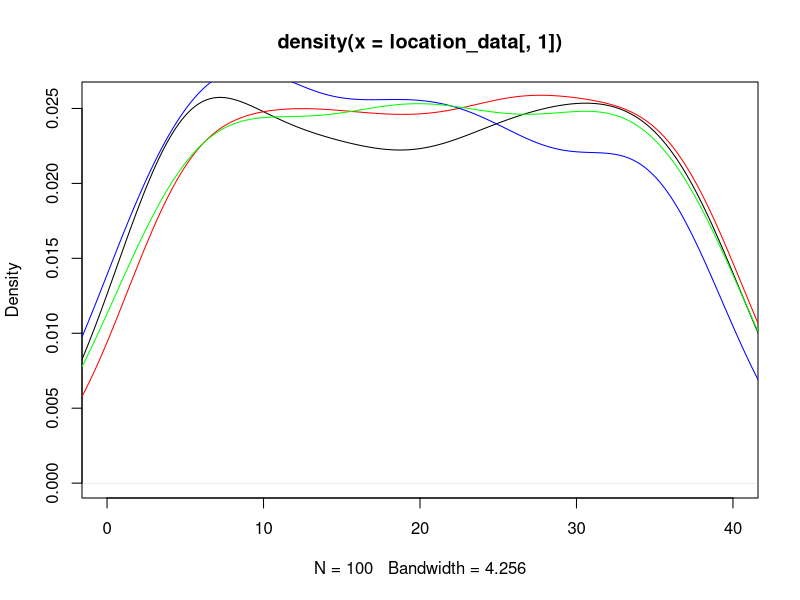
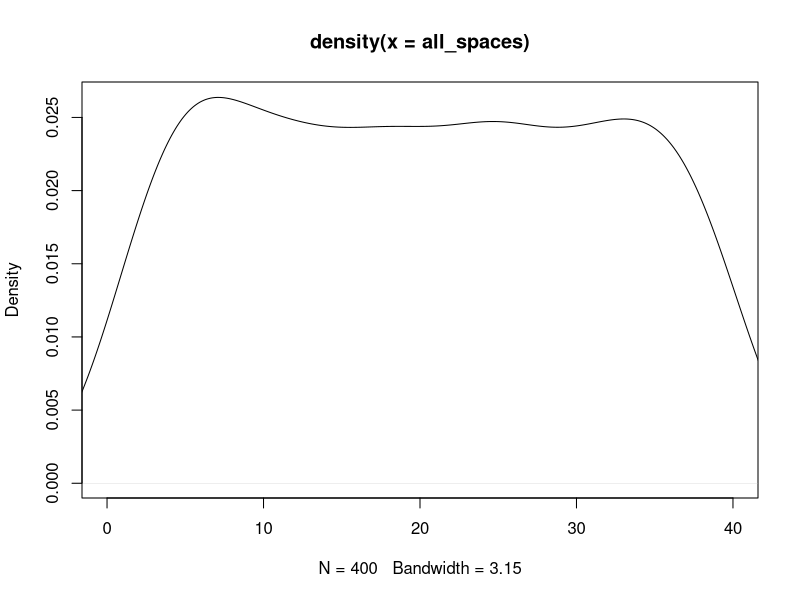
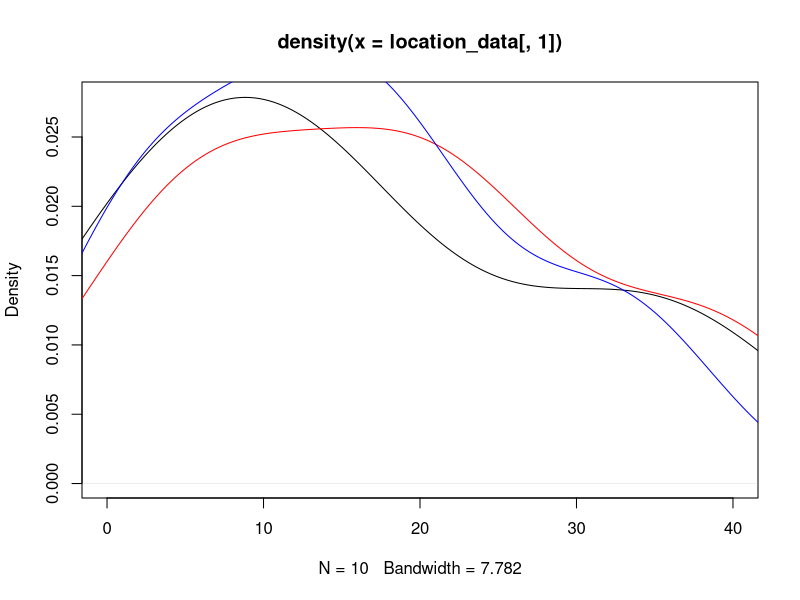
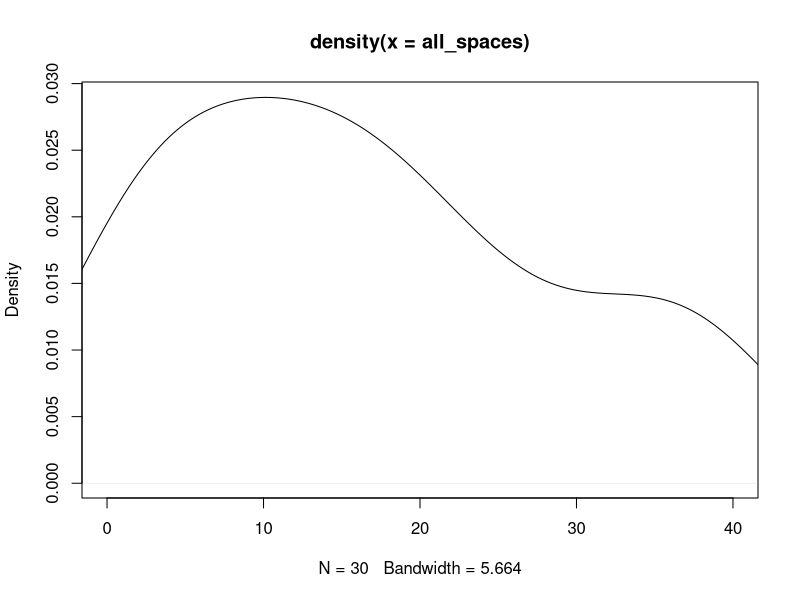

The R script that drew these images, in order: (Note: this script raises an error after producing the figures.)
## ---- chunk 1
knitr::opts_chunk$set(echo = TRUE)
## ---- chunk 2
#libraries
library(dplyr)
library(ggplot2)
## ---- chunk 3
#Kayleigh
##LET'S GET MOVING

monopolyBoard <- read.csv("MonopolyBoard.csv", header = T)
monopolyBoard

# Using dice rolls to determine where a player will land on the board
#input: "location"; a number 1-40; where the player is on the board
#output: the amount of spaces the player will move until they are on their new location

#note that this is only accounting for standard dice rolls, no special rules yet...

lets_move = function(location) {
  dice_roll_1 <- sample(1:6, 1, replace = TRUE)
  dice_roll_2 <- sample(1:6, 1, replace = TRUE)
  
  roll_total <- sum(dice_roll_1, dice_roll_2)
  roll_double <- dice_roll_1 == dice_roll_2
  
    location = location + roll_total
    
  if (location <= 40) {
    location = location
  } else {
    location = location - 40
  }
  
  space = monopolyBoard$name[monopolyBoard$spaces == location]
  
  print("You're moving forward...")
  print(roll_total)
  
  print("You're on space...")
  print(location)
  
  #print(space) #This prints out the name of the space that they land on. 
}

#testers
lets_move(1)
lets_move(25)
lets_move(38)
lets_move(40)



#A function to move players around the board and to play Monopoly!
#input: "turns"; the amount of turns we should take
#output: a player's new location on the board

lets_play = function(turns) {
  location = 1
  print("Starting Location: GO!")
  for (i in 1:turns) {
    location = lets_move(location)
  }
  print("You've landed on...")
  return(location)
}



lets_play(10) #tester #in this example if you look at a reference monopoly board and "walk" your way around the board with each move being the number in each output, you'll land on the space on the board corresponding to the final output (when counting "GO" as 1 and/or 40) 

#testers 
#"lets_move" and "lets_play" have both been edited to print out phrases for each roll and move to make it easier to determine how the player is moving. 
#"You're moving forward..." gives the player's roll
#"You're on space..." is the players position after 1 turn/"lets_move"
  # Later try to switch this print statement to the name of the spot that the player is on 
#"You've landed on..." gives the final location after running "lets_play" for "x" turns.
  # Later try to switch this print statement to the name of the spot that the player is on 

lets_play(3)
lets_play(10)

## ---- chunk 4
##DOUBLE DOWN

##WORK IN PROGRESS

#A function using dice rolls to determine how many spaces a player will move with the additional rules for "doubles" in Monopoly
#input: "location"; a number 1-40 where the player is on the board
#outut: the number of spaces the player will move on the board, with the special case of rolling three "doubles" and landing in jail
double_down = function(location) {
  dice_roll_1 <- sample(1:6, 1, replace = TRUE)
  dice_roll_2 <- sample(1:6, 1, replace = TRUE)
  
  roll_total <- sum(dice_roll_1, dice_roll_2)
  roll_double <- dice_roll_1 == dice_roll_2
  
  print("roll was")
  print(roll_total)
    
  if (roll_double) {
    
    dice_roll_3 <- sample(1:6, 1, replace = TRUE)
    dice_roll_4 <- sample(1:6, 1, replace = TRUE)
    
    roll_total_2 <- sum(dice_roll_3, dice_roll_4)
    roll_double_2 <- dice_roll_3 == dice_roll_4
    
    print("roll double was")
    print(roll_total_2)

    
    if (roll_double_2) {
      dice_roll_5 <- sample(1:6, 1, replace = TRUE)
      dice_roll_6 <- sample(1:6, 1, replace = TRUE)
      
      roll_total_3 <- sum(dice_roll_5, dice_roll_6)
      roll_double_3 <- dice_roll_5 == dice_roll_6
      
      print("roll double was")
      print(roll_total_3)
      
      if (roll_double_3) {
        location = 11 #Jail
        print("doubles, doubles, doubles")
        print("You're going to JAIL!")
        
      } else {
        location = location + roll_total + roll_total_2 + roll_total_3
        print("doubles, doubles, not doubles")
        print("You're moving forward...")
        print(roll_total + roll_total_2 + roll_total_3)
      }
    } else {
      location = location + roll_total + roll_total_2
      print("doubles, not doubles")
      print("You're moving forward...")
      print(roll_total+roll_total_2)
    }
  } else {
    location = location + roll_total
    print("no doubles")
    print("You're moving forward...")
    print(roll_total)
  }

    
  if (location <= 40) {
    location = location
  } else {
    location = location - 40
  }

  
  print("You're on space...")
  print(location)
}

double_down(1)
#text out in the function is kinda funky right but it's just to make sure its working right
#In final version switch all dice rolls to sample(1:6,...)

## ---- chunk 5
##CHANCE AND COMMUNITY CHEST CARDS
Card_Numbers <- c(1, 2, 3, 4, 5, 6, 7, 8, 9, 10, 11, 12, 13, 14, 15, 16)

Chance_Cards <- c("Advance to Boardwalk", "Advance to Go (Collect $200)", "Advance to Illinois Avenue. If you pass Go, collect $200", "Advance to St. Charles Place. If you pass Go, collect $200", "Advance to the nearest Railroad. If unowned, you may buy it from the Bank. If owned, pay owner twice the rental to which they are otherwise entitled", "Advance to the nearest Railroad. If unowned, you may buy it from the Bank. If owned, pay owner twice the rental to which they are otherwise entitled", "Advance token to nearest Utility. If unowned, you may buy it from the Bank. If owned, throw dice and pay owner a total ten times amount thrown", "Bank pays you dividend of $50", "Get Out of Jail Free", "Go Back 3 Spaces", "Go to Jail. Go directly to Jail, do not pass Go, do not collect $200", "Make general repairs on all your property. For each house pay $25. For each hotel pay $100", "Speeding fine $15", "Take a trip to Reading Railroad. If you pass Go, collect $200", "You have been elected Chairman of the Board. Pay each player $50", "Your building loan matures. Collect $150")

Chance <- data.frame(Chance_Cards, Card_Numbers)
Chance
##Chance cards to move a player to a new space:
  #1 -> Advance to Boardwalk (space 40)
  #2 -> Advance to Go (space 1)
  #3 -> Advance to Illinois Avenue (space 25)
  #4 -> Advance to St. Charles Place (space 12)
  #5 -> Advance to nearest Railroad (space(s) 6, 16, 26, 36)
  #6 -> Advance to nearest Railraod (space(s) 6, 16, 26, 36)
  #7 -> Advance to nearest Utility (space(s) 13, 29)
  #11 -> Go to Jail (space 11)
  #14 -> Take a trip to Reading Railroad (space 6)

Community_Chest_Cards <- c("Advance to Go (Collect $200)", "Bank error in your favor. Collect $200", "Doctor’s fee. Pay $50", "From sale of stock you get $50", "Get Out of Jail Free", "Go to Jail. Go directly to jail, do not pass Go, do not collect $200", "Holiday fund matures. Receive $100", "Income tax refund. Collect $20", "It is your birthday. Collect $10 from every player", "Life insurance matures. Collect $100", "Pay hospital fees of $100", "Pay school fees of $50", "Receive $25 consultancy fee", "You are assessed for street repair. $40 per house. $115 per hotel", "You have won second prize in a beauty contest. Collect $10", "You inherit $100")

Community_Chest <- data.frame(Community_Chest_Cards, Card_Numbers)
Community_Chest

##Community Chest Cards that move a player to a new space:
  #1 -> Advance to GO (space 1)
  #5 -> Go to Jail (space 11)

## ---- chunk 6
# heidi

#the function "who_goes_first" simulates the initial roll before the game begins in order to determine which player goes first
# input is a number of how many players are going to be playing
# output is the value of each players roll and the player that will start the game based on who had the highest roll
who_goes_first <- function(num_players){
  initial_rolls <- c()
  for (i in 1:num_players) {
    player_i_roll <- sum(sample(1:6, 2, replace=TRUE))
    initial_rolls <- c(initial_rolls, player_i_roll) # vector of every player's roll
    print(paste("Player", i, "rolled", player_i_roll))
  }
  cat("\n")
  if(sum(initial_rolls == max(initial_rolls)) >= 2){
    while (sum(initial_rolls == max(initial_rolls)) >= 2) { # if players tied for highest number
      tied_players <- which(initial_rolls==max(initial_rolls)) # identify which players tied
      print("It's a tie! Roll again")
      cat("\n")
      tie_breaker_rolls <- c()
      for (i in tied_players) { # tied players roll again
       player_i_roll2 <- sum(sample(1:6, 2, replace=TRUE))
       tie_breaker_rolls <- c(tie_breaker_rolls, player_i_roll2)
       print(paste("Player", i, "rolled", player_i_roll2))
      }
      initial_rolls <- tie_breaker_rolls
      highest_roll <- max(tie_breaker_rolls)
      highest_player2 <- tied_players[which(tie_breaker_rolls == highest_roll)]
    }
    cat("\n")
    print(paste("Player", highest_player2, "goes first!"))
  }
  else {
    highest_player <- which.max(initial_rolls) # who rolled the highest number
    print(paste("Player", highest_player, "goes first!"))
  }
}

who_goes_first(4) # test function

## ---- chunk 7
# Olivia
# Website for data: https://stat-jet-asu.github.io/Datasets/InstructorDescriptions/monopoly.html

monopolyBoard <- read.csv("MonopolyBoard.csv", header = T)
head(monopolyBoard)

# This section is for question number 2

# Kayleigh's lets_play function from above incorporating players and density plots
# uses lets_move function from above
# input: turns, # of turns to iterate through; players, number of players (2-4)
# output: density plot with a line for each player's frequency of spaces landed on 
# & density plot for the combined frequency of spaces landed on for all players

lets_play = function(turns, players) {
  location_data <- as.data.frame(matrix(nrow = turns, ncol = players))
  
for (j in 1:players) {
  location = 1
  
  for (i in 1:turns) {
    
    location = lets_move(location)
    location_data[i,j] <- location
    }
  }
  
  # creates density plot of frequency of landing on each space for each player
  plot(density(location_data[,1]), xlim = c(0,40), col = "black")
  
  colors <- c("red", "blue", "green")
  
  for (k in 2:players) {
  lines(density(location_data[,k]), col = colors[k-1]) # adds a density line for each player after the first
  }
  
  # creates density plot for total frequency landing on each space (all players spaces included)
  all_spaces <- as.vector(as.matrix(location_data))
  plot(density(all_spaces), xlim = c(0,40), col = "black")
  
}
lets_play(100, 4)

## ---- chunk 8
who_goes_first2 <- function(num_players){
  initial_rolls <- c()
  for (i in 1:num_players) {
    player_i_roll <- sum(sample(1:6, 2, replace=TRUE))
    initial_rolls <- c(initial_rolls, player_i_roll) # vector of every player's roll
#    print(paste("Player", i, "rolled", player_i_roll))
  }
  cat("\n")
  if(sum(initial_rolls == max(initial_rolls)) >= 2){
    while (sum(initial_rolls == max(initial_rolls)) >= 2) { # if players tied for highest number
      tied_players <- which(initial_rolls==max(initial_rolls)) # identify which players tied
#      print("It's a tie! Roll again")
#      cat("\n")
      tie_breaker_rolls <- c()
      for (i in tied_players) { # tied players roll again
       player_i_roll2 <- sum(sample(1:6, 2, replace=TRUE))
       tie_breaker_rolls <- c(tie_breaker_rolls, player_i_roll2)
#       print(paste("Player", i, "rolled", player_i_roll2))
      }
      initial_rolls <- tie_breaker_rolls
      highest_roll <- max(tie_breaker_rolls)
      highest_player2 <- tied_players[which(tie_breaker_rolls == highest_roll)]
    }
#    cat("\n")
#    print(paste("Player", highest_player2, "goes first!"))
  }
  else {
    highest_player <- which.max(initial_rolls) # who rolled the highest number
#    print(paste("Player", highest_player, "goes first!"))
#    return(highest_player)
  
    
  # creating player order
  player_order <- length(num_players)
  player_order[1] <- as.integer(highest_player)

 for (j in 2:num_players) {
    
  player_order[j] <- as.integer(player_order[j-1] + 1)
  if (player_order[j] > num_players) {
    player_order[j] <- 1
  }
 }
  print(player_order)
  }
  
  playerlist <- (list(highest_player, player_order))
  return(playerlist)
}

#who_goes_first2(4)

## ---- chunk 9
# Question number 3 -- including jail and double rolls

lets_move2 = function(location) {
  dice_roll_1 <- sample(1:6, 1, replace = TRUE)
  dice_roll_2 <- sample(1:6, 1, replace = TRUE)
  
  roll_total <- sum(dice_roll_1, dice_roll_2)
  roll_double <- dice_roll_1 == dice_roll_2
  
    location = location + roll_total # updates location to be previous location + roll total
    double3 = "false" # double3 is assigned "true" if the player double rolls 3x (as seen in if statement below), otherwise it is assigned "false" 
    
  # first double roll -> roll again
  if (roll_double == TRUE) {
    dice_roll_3 <- sample(1:6, 1, replace = TRUE)
    dice_roll_4 <- sample(1:6, 1, replace = TRUE)
    
    roll_total2 <- sum(dice_roll_3, dice_roll_4)
    roll_double2 <- dice_roll_3 == dice_roll_4
    
    location = location + roll_total2
    double3 = "false"
    
    # if player is at a location past 40, subtract 40 so they go back to the GO space at location "41"
    # this is included in each if statement below so that it applies if player has to roll again
    if (location <= 40) {
      location = location
    } else {
      location = location - 40
    }
     
      # second double roll -> roll again
      if (roll_double2 == TRUE) {
        dice_roll_5 <- sample(1:6, 1, replace = TRUE)
        dice_roll_6 <- sample(1:6, 1, replace = TRUE)
    
        roll_total3 <- sum(dice_roll_5, dice_roll_6)
        roll_double3 <- dice_roll_5 == dice_roll_6
    
        location = location + roll_total3
        double3 = "false"
        
        if (location <= 40) {
          location = location
        } else {
          location = location - 40
        }
        
        # third double roll -> go to jail
          if (roll_double3 == TRUE) {
            location = monopolyBoard$spaces[monopolyBoard$name == "Jail"]
            double3 = "true"
          }
      }
  }  
    
  if (location <= 40) {
    location = location
  } else {
    location = location - 40
  }
  
  listdata <- (list(location, double3)) # creates list for outputs "location" and "double3"
  # if you need to access location from this function, use lets_move2(location)[[1]]
  # if you need to access double3, use lets_move2(double3)[[2]]
  return(listdata)
  
}



# lets_play2 is currently set up to have each player go thru all their turns and then move onto the next player
# probably need to fix this for question 5

## ---- chunk 10

lets_play2 = function(turns, players) {
  
  
  location_data <- as.data.frame(matrix(nrow = turns, ncol = players)) # dataframe will keep data for locations of players for each turn
  double3data <- as.data.frame(matrix(nrow = turns, ncol = players)) # dataframe will say "true" if player double rolled 3x (which lands them in jail) and "false" if they didn't double roll 3x
  
    # puts players in order
    colnames(location_data) <- who_goes_first2(players)[[2]]
  
    location = 1 # each player starts at location 1
    location_data[1,] <- location
    double3 = 0 # initializing "double3" which will be later assigned a "true" or "false" based on if player double rolled 3x
  
    for (i in 2:turns) { # iterates through number of turns
      
        for (j in 1:players) { # rotates through each player
          
        location = lets_move2(location_data[i-1,j])[[1]] # takes location from lets_move2 function and assigns it to location
        location_data[i,j] <- as.integer(location) # puts location value into the dataframe of locations for each player
        double3data[i,j] <- lets_move2(double3)[[2]] # takes "true" or "false" value from double3 and adds it to double3data dataframe
        
      # deals with landing in jail from "go to jail" space and staying there for next 3 turns
      if (31 %in% location_data[i-1,j]) { # if you landed on 31 in the last turn (i-1 turn), you go to jail (space 11) for the ith turn
        location <- 11
        location_data[i,j] <- as.integer(location) # new location is 11
      } else if (11 %in% location_data[i-1,j] & 31 %in% location_data[i-2,j]) { # if you were on space 11 last turn AND you were on space 31 2 turns ago, you stay in jail (space 11) for turn i
        location <- 11
        location_data[i,j] <- as.integer(location)
      } else if (11 %in% location_data[i-2,j] & 31 %in% location_data[i-3,j]) {
        location <- 11
        location_data[i,j] <- as.integer(location)
      }
        
      # landing in jail from 3x double roll and staying there for next 3 turns
      if (11 %in% location_data[i,j] & "true" %in% double3data[i-1,j]) { # if player's location is 11 (jail) and double3data is"true" (player double rolled 3x), player stays in jail. all 3 if/else if statements keep player in jail for the next 3 turns
        location <- 11
        location_data[i,j] <- as.integer(location)
      } else if (11 %in% location_data[i-1,j] & "true" %in% double3data[i-2,j]) { # 
        location <- 11
        location_data[i,j] <- as.integer(location)
      } else if (11 %in% location_data[i-2,j] & "true" %in% double3data[i-3,j]) {
        location <- 11
        location_data[i,j] <- as.integer(location)
      }
        
    }
  }
  print(location_data)
  
  # creates density plot of frequency of landing on each space for each player
  plot(density(location_data[,1]), xlim = c(0,40), col = "black")
  
  colors <- c("red", "blue", "green")
  
  for (k in 2:players) {
    lines(density(location_data[,k]), col = colors[k-1]) # adds a density line for each player after the first
  }
  
  # creates density plot for total frequency landing on each space (all players spaces included)
  all_spaces <- as.vector(as.matrix(location_data))
  plot(density(all_spaces), xlim = c(0,40), col = "black")
  
}
 
lets_play2(10, 3)

# how should we go about recording spaces landed on when double rolls occur?

## ---- chunk 11
#4 - Kayleigh and Maddie 
#Chance - spaces 8, 23, 37
#Community Chest - spaces 3, 18, 34
Chance

Drawing_Chance = function(location) {
  location = location
  draw_card <- sample(1:16, 1, replace = TRUE)
  player_card <- Chance$Chance_Cards[draw_card]
  print(player_card)

  
      if(draw_card == 1) {
        location = 1
      }
      
      if(draw_card == 2) {
        location = 1
      }
      
      if(draw_card == 3) {
        location = 25
      }
  
      if(draw_card == 4){
        location = 12
      }
    
      if(draw_card == 5){
        if(location >= 37 && location <= 5){
              location = 6
            } else {
              if (location >= 6 && location <= 15){
                location = 16
              } else {
                if(location >= 16 && location <= 25){
                  location = 26
                } else {
                  location = 36
                }
              }
            }
    }
  
    if(draw_card == 6){
        if(location >= 37 && location <= 5){
              location = 6
            } else {
              if (location >= 6 && location <= 15){
                location = 16
              } else {
                if(location >= 16 && location <= 25){
                  location = 26
                } else {
                  location = 36
                }
              }
            }
    }
  
    if(draw_card == 7){
        if(location >= 29 && location <= 12){
              location = 13
            } else {
              location = 29
    }
  }
  
    if(draw_card == 11) {
      location = 11
    }
  
    if(draw_card == 14) {
      location = 6
    }
  
    if(draw_card == 10) {
      location = location - 3
    }
  
    location = location
    return(location)
}

Drawing_Chance(8)
Drawing_Chance(23)
Drawing_Chance(37)

Drawing_Community_Chest = function(location) {
  location = location
  draw_card_chest <- sample(1:16, 1, replace = TRUE)
  player_card_chest <- Community_Chest$Community_Chest_Cards[draw_card_chest]
  print(player_card_chest)
  print(location)
  
  if (draw_card_chest == 1) {
    location = 1
  } else {
    if (draw_card_chest == 6) {
    location = 11
    } else {
      location = location
    }
  
  }
  
  location = location 
  return(location)
}

Drawing_Community_Chest(3)
Drawing_Community_Chest(18)
Drawing_Community_Chest(34)

lets_move3 = function(location) {
  dice_roll_1 <- sample(1:6, 1, replace = TRUE)
  dice_roll_2 <- sample(1:6, 1, replace = TRUE)
  
  roll_total <- sum(dice_roll_1, dice_roll_2)
  roll_double <- dice_roll_1 == dice_roll_2
  
    location = location + roll_total
    double3 = "false"
  
  print("your roll total is...")
  print(roll_total)

  if (location <= 40) {
      location = location
  } else {
      location = location - 40
  }
   
  print("your location is...")
  print(location)
  
  if(location == 8 || location == 23 || location == 27) {
    location = Drawing_Chance(location)
    print("your location is...")
    print(location)
  }
  
  if(location == 3 || location == 18 || location == 34) {
    location = Drawing_Community_Chest(location)
    print("your location is...")
    print(location)
  }
    
  # first double roll -> roll again
  if (roll_double == TRUE) {
    dice_roll_3 <- sample(1:6, 1, replace = TRUE)
    dice_roll_4 <- sample(1:6, 1, replace = TRUE)
    
    roll_total2 <- sum(dice_roll_3, dice_roll_4)
    roll_double2 <- dice_roll_3 == dice_roll_4
    
    location = location + roll_total2
    double3 = "false"
    print("1 double")
    
    if (location <= 40) {
      location = location
    } else {
      location = location - 40
    }
    
    
    if(location == 8 || location == 23 || location == 27) {
    location = Drawing_Chance(location)
    }
  
  if(location == 3 || location == 18 || location == 34) {
    location = Drawing_Community_Chest(location)
    }
     
      # second double roll -> roll again
      if (roll_double2 == TRUE) {
        dice_roll_5 <- sample(1:6, 1, replace = TRUE)
        dice_roll_6 <- sample(1:6, 1, replace = TRUE)
    
        roll_total3 <- sum(dice_roll_5, dice_roll_6)
        roll_double3 <- dice_roll_5 == dice_roll_6
    
        location = location + roll_total3
        double3 = "false"
        print("2 doubles")
        
        if (location <= 40) {
          location = location
        } else {
          location = location - 40
        }
        
        if(location == 8 || location == 23 || location == 27) {
          location = Drawing_Chance(location)
        }
  
        if(location == 3 || location == 18 || location == 34) {
          location = Drawing_Community_Chest(location)
         
        }
        
        # third double roll -> go to jail
          if (roll_double3 == TRUE) {
            location = monopolyBoard$spaces[monopolyBoard$name == "Jail"]
            double3 = "true"
            print("three doubles")
          }
      }
  }  
   
  location = location 
  
  print("your location is...")
  print(location)
  listdata <- (list(location, double3))
  return(listdata)
  
}

lets_move3(1)

lets_play3 = function(turns, players) {
  
  location_data <- as.data.frame(matrix(nrow = turns, ncol = players))
  double3data <- as.data.frame(matrix(nrow = turns, ncol = players))
  
  for (j in 1:players) {
    location = 1
    double3 = 0
  
    for (i in 1:turns) {
      
        location = lets_move2(location)[[1]]
        location_data[i,j] <- as.integer(location)
        double3data[i,j] <- lets_move3(double3)[[2]]
        
      # deals with landing in jail from "go to jail" space and staying there for next 3 turns
      if (31 %in% location_data[i-1,j]) { # if you land on 31 (go to jail), next location is in jail (space 11)
        location <- 11
        location_data[i,j] <- as.integer(location)
      } else if (11 %in% location_data[i-1,j] & 31 %in% location_data[i-2,j]) {
        location <- 11
        location_data[i,j] <- as.integer(location)
      } else if (11 %in% location_data[i-2,j] & 31 %in% location_data[i-3,j]) {
        location <- 11
        location_data[i,j] <- as.integer(location)
      }
        
      # landing in jail from 3x double roll and staying there for next 3 turns
      if (11 %in% location_data[i,j] & "true" %in% double3data[i-1,j]) { # "true" means player double rolled 3x -> jail
        location <- 11
        location_data[i,j] <- as.integer(location)
      } else if (11 %in% location_data[i-1,j] & "true" %in% double3data[i-2,j]) { # 
        location <- 11
        location_data[i,j] <- as.integer(location)
      } else if (11 %in% location_data[i-2,j] & "true" %in% double3data[i-3,j]) {
        location <- 11
        location_data[i,j] <- as.integer(location)
      }
        
    }
  }
  #print(location_data)
  
  # creates density plot of frequency of landing on each space for each player
  plot(density(location_data[,1]), xlim = c(0,40), col = "black")
  
  colors <- c("red", "blue", "green")
  
  for (k in 2:players) {
    lines(density(location_data[,k]), col = colors[k-1]) # adds a density line for each player after the first
  }
  
  # creates density plot for total frequency landing on each space (all players spaces included)
  all_spaces <- as.vector(as.matrix(location_data))
  plot(density(all_spaces), xlim = c(0,40), col = "black")
  
}
## ---- chunk 12

monopolyBoard1 <- read.csv("MonopolyBoard.csv", header = T)
head(monopolyBoard1)

kaciesboard <- monopolyBoard1 %>% select(., "name", "type", "color", "spaces")
kaciestibble <- as_tibble(kaciesboard)
kaciestibble

freq <- kaciestibble %>% ggplot(., mapping=aes(x="names" )) +geom_freqpoly()

freq
 
## ---- chunk 13
#hello
dice_roll <- sum(sample(1:6, 2, replace = TRUE))
dice_roll

#Need to figure out how to exchange money between players
Chance_Money <- function(money){
  money = money
  draw_card <- sample(1:16, 1, replace = TRUE)
  player_card <- Chance$Chance_Cards[draw_card]
  print(player_card)
  
  if(draw_card == 2){
    money = money + 200
  }
  
  if(draw_card == 8){
    money = money + 50
  }
  
  if(draw_card == 12){
    if(properties == 5){
      money = money - 125
    }
    if(properties == 6){
      money = money - 150
    }
  }
  
  if(draw_card == 13){
    money = money - 15
  }
  
  if(draw_card == 16){
    money = money + 150
  }
}

#Need to figure out how to exchange money between players
Community_Chest_Money <- function(money){
  money = money
  draw_card <- sample(1:16, 1, replace = TRUE)
  player_card <- Community_Chest$Community_Chest_Cards[draw_card]
  print(player_card)
  
  if(draw_card == 1){
    money = money + 200
  }
  
  if(draw_card == 2){
    money = money + 200
  }
  
  if(draw_card == 3){
    money = money - 50
  }
  
  if(draw_card == 4){
    money = money + 50
  }
  
  if(draw_card == 7){
    money = money + 100
  }
  
  if(draw_card == 8){
    money = money + 20
  }
  
  if(draw_card == 10){
    money = money + 100
  }
  
  if(draw_card == 11){
    money = money - 100
  }
  
  if(draw_card == 12){
    money = money - 50
  }
  
  if(draw_card == 13){
    money = money + 25
  }
  
  if(draw_card == 15){
    money = money + 10
  }
  
  if(draw_card == 16){
    money = money + 100
  }
}

Chance
Community_Chest
## ---- chunk 14
Players <- c("Player 1", "Player 2", "Player 3", "Player 4")
Player_Bank <- c("1250", "1250", "1250", "1250")

The_Players <- data.frame(Players, Player_Bank)
The_Players

monopolyBoard

Property <- c("Mediterranean", "Baltic", "Reading Railroad", "Oriental", "Vermot", "Connecticut", "St. Charles", "Electric Company", "States", "Virginia", "Pennsylvania Railroad", "St. James", "Tennessee", "New York", "Kentucky", "Indiana", "Illinios", "B&O Railroad", "Atlantic", "Ventnor", "Water Works", "Marvin Gardens", "Pacific", "N. Carolina", "Pennsylvania", "Short Line Railroad", "Park Place", "Boardwalk")
Property_Status <- c("Unowned", "Unowned", "Unowned", "Unowned", "Unowned", "Unowned", "Unowned", "Unowned", "Unowned", "Unowned", "Unowned", "Unowned", "Unowned", "Unowned", "Unowned", "Unowned", "Unowned", "Unowned", "Unowned", "Unowned", "Unowned", "Unowned", "Unowned", "Unowned", "Unowned", "Unowned", "Unowned", "Unowned")

The_Properties <- data.frame(Property, Property_Status)
The_Properties

## ---- chunk 15
library(tidyverse)
assigning_properties <- function( ){
  smpl <- sample(1:28, 28, replace = FALSE)
  smpl
  property_order <- data.frame(smpl)
  property_order
}

Owned_Spaces <- sample(1:28, 28, replace = FALSE)
Owned_Spaces
Players <- c("Player 1", "Player 2", "Player 3", "Player 4")
Player_Bank <- c("1250", "1250", "1250", "1250")

The_Players <- data.frame(Players, Player_Bank)
The_Players

The_Players_Owned <- data.frame(Players, Owned_Spaces)
The_Players_Owned <- The_Players_Owned %>% pivot_wider(names_from = Players, values_from = Owned_Spaces)

The_Players_Owned[[1]]
The_Players_Owned[[2]]
The_Players_Owned[[3]]


lets_play3 = function(turns, players) {
  
  location_data <- as.data.frame(matrix(nrow = turns, ncol = players))
  double3data <- as.data.frame(matrix(nrow = turns, ncol = players))
  
  for (j in 1:players) {
    location = 1
    double3 = 0
    
    
    for (i in 1:turns) {
      
        location = lets_move2(location)[[1]]
        location_data[i,j] <- as.integer(location)
        double3data[i,j] <- lets_move3(double3)[[2]]
        
      # deals with landing in jail from "go to jail" space and staying there for next 3 turns
      if (31 %in% location_data[i-1,j]) { # if you land on 31 (go to jail), next location is in jail (space 11)
        location <- 11
        location_data[i,j] <- as.integer(location)
      } else if (11 %in% location_data[i-1,j] & 31 %in% location_data[i-2,j]) {
        location <- 11
        location_data[i,j] <- as.integer(location)
      } else if (11 %in% location_data[i-2,j] & 31 %in% location_data[i-3,j]) {
        location <- 11
        location_data[i,j] <- as.integer(location)
      }
        
      # landing in jail from 3x double roll and staying there for next 3 turns
      if (11 %in% location_data[i,j] & "true" %in% double3data[i-1,j]) { # "true" means player double rolled 3x -> jail
        location <- 11
        location_data[i,j] <- as.integer(location)
      } else if (11 %in% location_data[i-1,j] & "true" %in% double3data[i-2,j]) { # 
        location <- 11
        location_data[i,j] <- as.integer(location)
      } else if (11 %in% location_data[i-2,j] & "true" %in% double3data[i-3,j]) {
        location <- 11
        location_data[i,j] <- as.integer(location)
      }
        
    }
  }
  #print(location_data)
  
  # creates density plot of frequency of landing on each space for each player
  plot(density(location_data[,1]), xlim = c(0,40), col = "black")
  
  colors <- c("red", "blue", "green")
  
  for (k in 2:players) {
    lines(density(location_data[,k]), col = colors[k-1]) # adds a density line for each player after the first
  }
  
  # creates density plot for total frequency landing on each space (all players spaces included)
  all_spaces <- as.vector(as.matrix(location_data))
  plot(density(all_spaces), xlim = c(0,40), col = "black")
  
}
